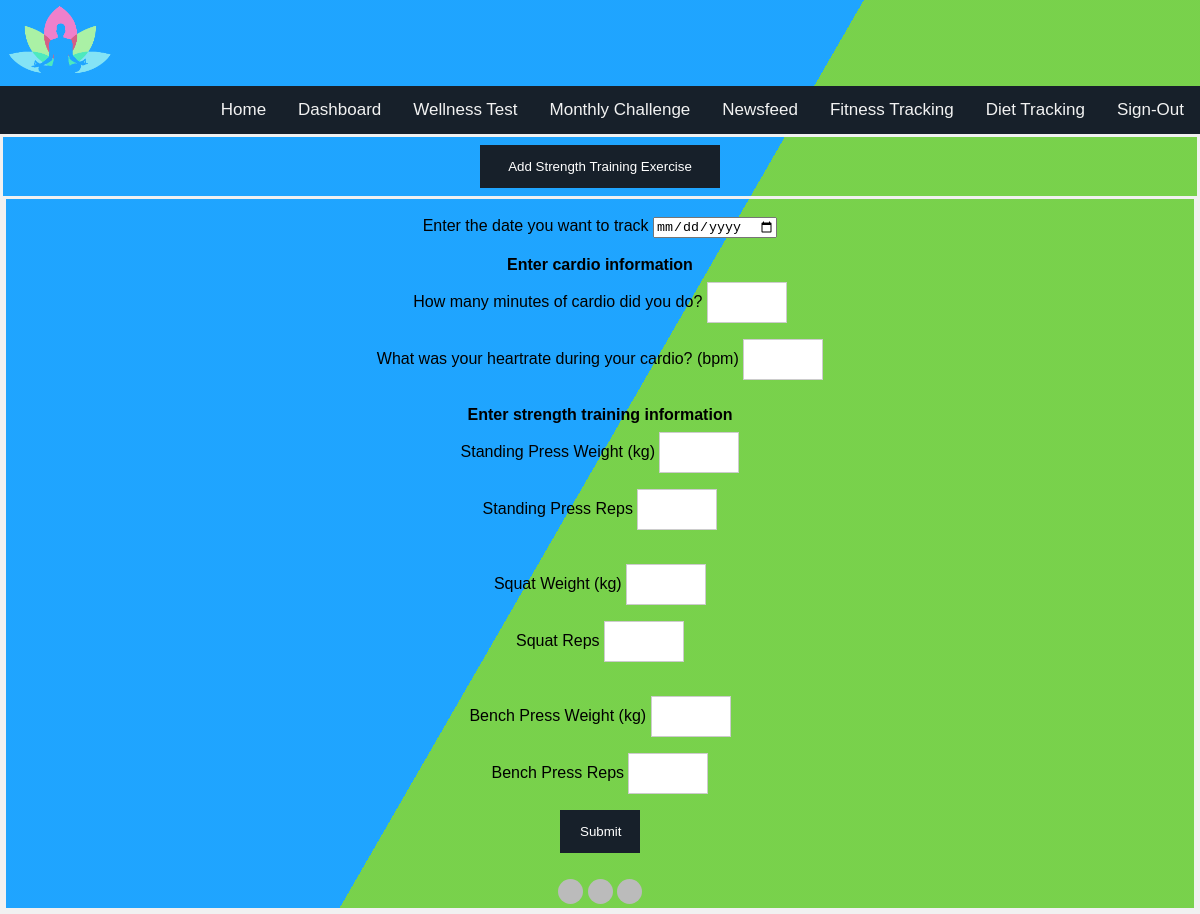
The app's page /fitnessTrack.php (signed in) with its own data.
### tables this page shows
CREATE TABLE followedExercises
(
	username varchar(255) NOT NULL,

	user_exercise1_name varchar(255),
	user_exercise2_name varchar(255),
	user_exercise3_name varchar(255),
	user_exercise4_name varchar(255),
	user_exercise5_name varchar(255),
	user_exercise6_name varchar(255),
	user_exercise7_name varchar(255),
	user_exercise8_name varchar(255),
	user_exercise9_name varchar(255),
	user_exercise10_name varchar(255),
	user_exercise11_name varchar(255),
	user_exercise12_name varchar(255),
	user_exercise13_name varchar(255),
	user_exercise14_name varchar(255),
	user_exercise15_name varchar(255),
	
	FOREIGN KEY (username) REFERENCES users(username),
	PRIMARY KEY (username)
);

### server.php (called while the page is built, shortened)
<?php
function getNumExercises($user){
	$db = mysqli_connect('localhost', 'root', '', 'wellness');
  	$query = "SELECT * FROM followedExercises where username = '$user'";
  	$result = mysqli_query($db, $query);
	while ($row = mysqli_fetch_assoc($result)){
		if (!isset($row['user_exercise1_name'])){
			return 0;
		} if (!isset($row['user_exercise2_name'])){
			return 1;
		} if (!isset($row['user_exercise3_name'])){
			return 2;
		} if (!isset($row['user_exercise4_name'])){
			return 3;
		} if (!isset($row['user_exercise5_name'])){
			return 4;
		} if (!isset($row['user_exercise6_name'])){
			return 5;
		} if (!isset($row['user_exercise7_name'])){
			return 6;
		} if (!isset($row['user_exercise8_name'])){
			return 7;
		} if (!isset($row['user_exercise9_name'])){
			return 8;
		} if (!isset($row['user_exercise10_name'])){
			return 9;
		} if (!isset($row['user_exercise11_name'])){
			return 10;
		} if (!isset($row['user_exercise12_name'])){
			return 11;
		} if (!isset($row['user_exercise13_name'])){
			return 12;
		} if (!isset($row['user_exercise14_name'])){
			return 13;
		} if (!isset($row['user_exercise15_name'])){
			return 14;
		}
	}
}
?>

### exerciseGenerator.php (the view, shortened to what this page needs)
<?php
$db = mysqli_connect('localhost', 'root', '', 'wellness');
$username = $_SESSION['username'];
$num_exercises = getNumExercises($username);
$exerciseQuery = "SELECT user_exercise1_name, user_exercise2_name,user_exercise3_name,user_exercise4_name,user_exercise5_name,user_exercise6_name,user_exercise7_name,user_exercise8_name,user_exercise9_name,user_exercise10_name,user_exercise11_name,user_exercise12_name,user_exercise13_name,user_exercise14_name,user_exercise15_name FROM followedExercises WHERE username = '$username'";
$exercises = mysqli_query($db, $exerciseQuery);
$exercises_as_array = mysqli_fetch_assoc($exercises);
if ($num_exercises > 0){
	echo '<br><b>Enter strength training information</b>';
}
for ($i = 1; $i <= $num_exercises; $i++){
	$exerciseStringName = "user_exercise" . $i . "_name";
	$exerciseStringWeight = "user_exercise" . $i . "_weight";
	$exerciseStringReps = "user_exercise" . $i . "_reps";
	echo '<br>
	<div class="input-group">
		 <label>'. $exercises_as_array[$exerciseStringName] .' Weight (kg)</label>
		 <input type="text" maxlength = "3" style="width: 80px;" name="' . $exerciseStringWeight . '">
	</div>';
	echo '
	<div class="input-group">
		 <label>'. $exercises_as_array[$exerciseStringName] .' Reps</label>
		 <input type="text" maxlength = "3" style="width: 80px;" name="' . $exerciseStringReps . '">
	</div>';
}
?>

### stylesheet.css (style rules this page uses)
body { margin: 0; font-family: Arial, Helvetica, sans-serif; }
input[type=text], input[type=password] { width: 100%; padding: 12px 20px; margin: 8px 0; display: inline-block; border: 1px solid #ccc; box-sizing: border-box; }

### fitnessTrack.php (style rules this page uses)
html { height:100%; }
body { margin:0; }

### records on screen
followedexercises: user_exercise1_name "Standing Press", user_exercise2_name "Squat", user_exercise3_name "Bench Press"
